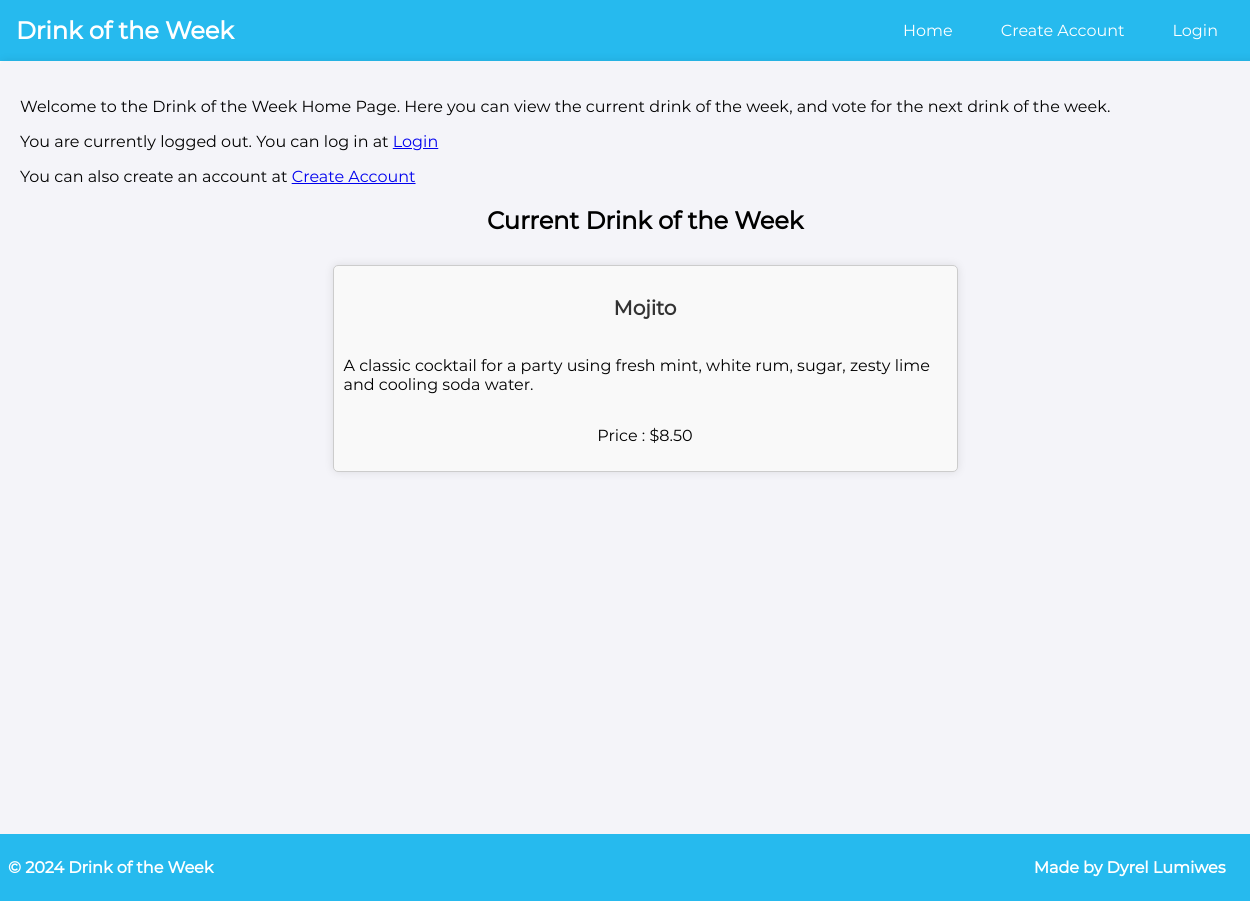
The page /voter/index.php on the database its author committed.
### tables this page shows
create table Drinks (
    id int primary key auto_increment,
    name_of_drink varchar(255) NOT NULL,
    descripton varchar(255),
    price decimal(10,2),
    rating decimal(10,2),
    likes int default 0
);

### www/voter/index.php (the view, shortened to what this page needs)
<!DOCTYPE HTML PUBLIC "-//IETF//DTD HTML//EN">
<html>
<head>
</head>
<body>
    <div class="container">
        <?php
        $db_host   = '192.168.2.12';
        $db_name   = 'drinksDB';
        $db_user   = 'webuser';
        $db_passwd = 'password';
        $pdo_dsn = "mysql:host=$db_host;dbname=$db_name";
        try {
            $pdo = new PDO($pdo_dsn, $db_user, $db_passwd);
            $pdo->setAttribute(PDO::ATTR_ERRMODE, PDO::ERRMODE_EXCEPTION);
            if (isset($_SESSION["logged_in"]) && $_SESSION["logged_in"] == true) {
                echo "<nav class='navbar'>";
                echo "<div class='navbar-logo'>Drink of the Week</div>";
                echo "<ul class='navbar-links'>";
                echo "<li><a href='index.php'>Home</a></li>";
                echo "<li><a href='logout.php'>Logout</a></li>";
                echo "</ul>";
                echo "</nav>";
            } else {
                echo "<nav class='navbar'>";
                echo "<div class='navbar-logo'>Drink of the Week</div>";
                echo "<ul class='navbar-links'>";
                echo "<li><a href='index.php'>Home</a></li>";
                echo "<li><a href='create-account.php'>Create Account</a></li>";
                echo "<li><a href='login.php'>Login</a></li>";
                echo "</ul>";
                echo "</nav>";
            }
        } catch (PDOException $e) {
            echo "Database error: " . htmlspecialchars($e->getMessage());
            echo "<div class='error-message'>$errorMessage</div>";
        }
        ?>
        <div class = "text-container" >
            <p> Welcome to the Drink of the Week Home Page. Here you can view the current drink of the week, and vote for the next drink of the week. </p>
            <?php
               if (isset($_SESSION["logged_in"]) && $_SESSION["logged_in"] == true) {
                echo "<h3 > <a href='voting-page.php'>Vote for the next drink of the week</a> </h3>";
               }else {
                echo "<p>You are currently logged out. You can log in at <a href='login.php'>Login</a></p>";
                echo "<p> You can also create an account at <a href='create-account.php'>Create Account</a></p>";
               }
            ?>
            <div class="drink-of-the-week-container">
                <h2> Current Drink of the Week </h2>
                <div class="card-item">
                    <?php
                   try{
                    $dotw = $pdo->query(
                        "SELECT * FROM Drinks
                        ORDER by Likes DESC LIMIT 1
                        ");
                        $row = $dotw->fetch();
                        echo "<h3>" . htmlspecialchars($row["name_of_drink"]) . "</h3>";
                        echo "<p>" . htmlspecialchars($row["descripton"]) . "</p>";
                        echo "<p> Price : $" . htmlspecialchars($row["price"]) . "</p>";
                     }catch(PDOException $e){
                        echo "Database error: " . htmlspecialchars($e->getMessage());
                        echo "<div class='error-message'>No drinks selected yet</div>";
                     }
                    ?>
                </div>
            </div>
        </div>
        <div class="footer">
            <p> &copy; 2024 Drink of the Week </p>
            <p> Made by Dyrel Lumiwes </p>
        </div>
    </div>
</body>
</html>

### rows shown on the page
drinks: name_of_drink "Mojito", descripton "A classic cocktail for a party using fresh mint, white rum, sugar, zesty lime and cooling soda water.", price "8.50"
